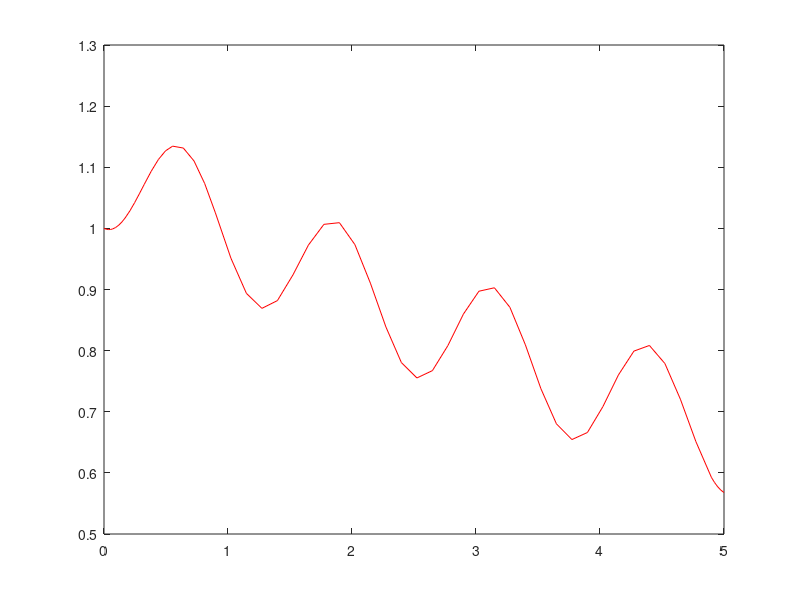

The MATLAB source for this figure: (Note: this script raises an error after producing the figure.)
clear;
clc;
t0 = 0;
tf = 5;
y0 = 1;
h = [0.1;0.2;0.05]
my_func = @(t,y)0.5*sin(5*t)-0.1*y;
[t ,y] = ode45(my_func,[t0 tf],y0);
figure(1);
plot(t,y,'r');
hold on;
[t,y] = EilerMethod(my_func,t0,tf,y0,h(3));
plot(t,y,'*b');
